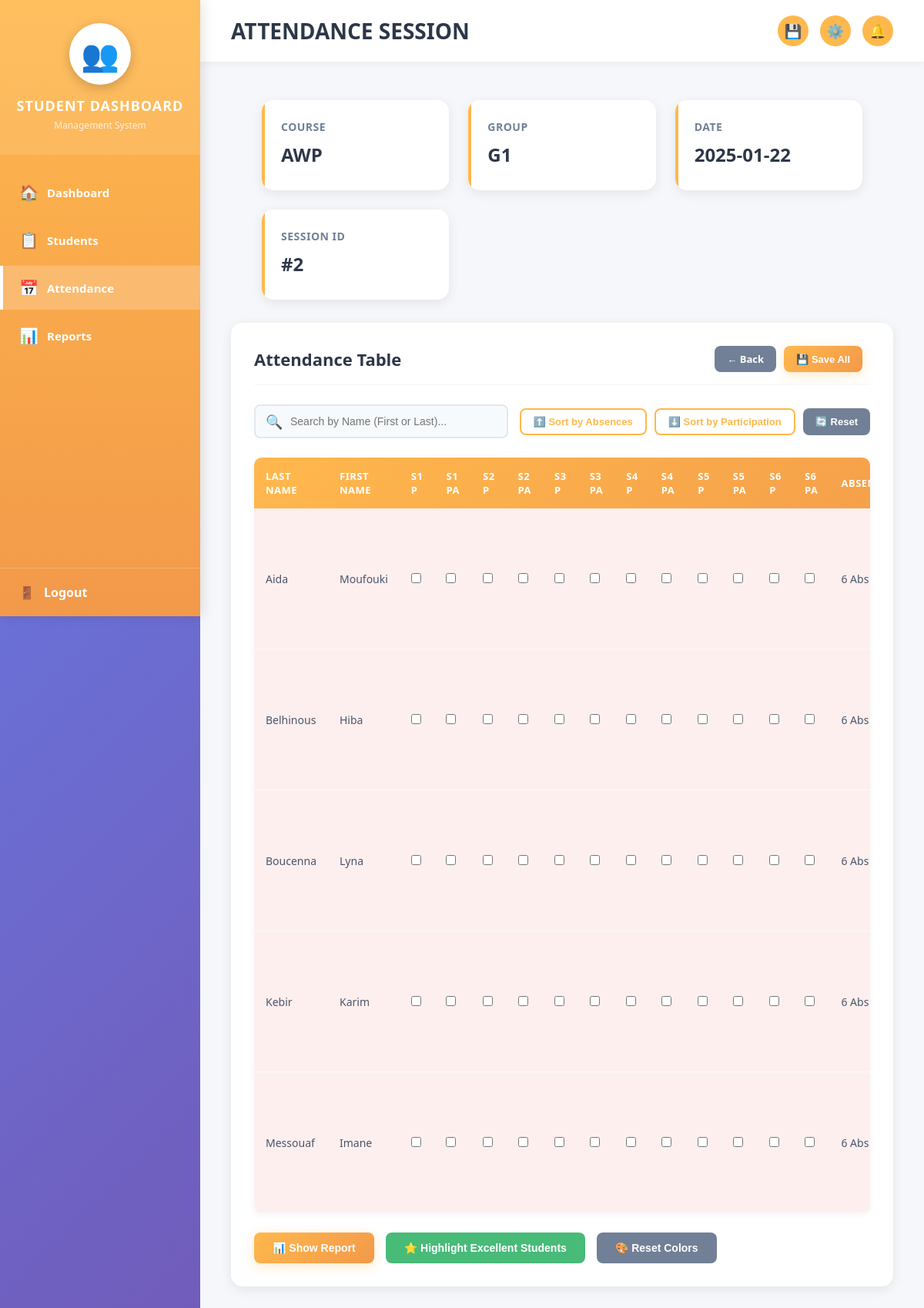
Page /attendance.php?session_id=2 on the committed database.
### tables this page shows
CREATE TABLE IF NOT EXISTS attendance_sessions (
    id INT AUTO_INCREMENT PRIMARY KEY,
    course_id VARCHAR(50) NOT NULL,
    group_id VARCHAR(50) NOT NULL,
    date DATE NOT NULL,
    opened_by VARCHAR(100) NOT NULL,
    status ENUM('open', 'closed') DEFAULT 'open',
    created_at TIMESTAMP DEFAULT CURRENT_TIMESTAMP,
    closed_at TIMESTAMP NULL,
    INDEX idx_course (course_id),
    INDEX idx_group (group_id),
    INDEX idx_date (date),
    INDEX idx_status (status)
);

CREATE TABLE IF NOT EXISTS students (
    id INT AUTO_INCREMENT PRIMARY KEY,
    fullname VARCHAR(255) NOT NULL,
    matricule VARCHAR(50) NOT NULL UNIQUE,
    email VARCHAR(255) NOT NULL,
    group_id VARCHAR(50) NOT NULL,
    created_at TIMESTAMP DEFAULT CURRENT_TIMESTAMP,
    updated_at TIMESTAMP DEFAULT CURRENT_TIMESTAMP ON UPDATE CURRENT_TIMESTAMP,
    INDEX idx_matricule (matricule),
    INDEX idx_group (group_id),
    INDEX idx_email (email)
);

### attendance.php (the view, shortened to what this page needs)
<?php
$conn = getConnection();
$sessionId = isset($_GET['session_id']) ? (int)$_GET['session_id'] : 0;
$students = [];
$attendanceMap = [];
$sessionRow = null;
$sessionError = '';
if (!$sessionId) {
    $sessionError = 'No session selected.';
} elseif ($conn) {
    try {
        $stmt = $conn->prepare("SELECT * FROM attendance_sessions WHERE id = ?");
        $stmt->execute([$sessionId]);
        $sessionRow = $stmt->fetch(PDO::FETCH_ASSOC);
    } catch (PDOException $e) {
        $sessionError = 'Error loading session: ' . $e->getMessage();
    }
}
if (!$sessionError && $conn) {
    try {
        $stmt = $conn->query("SELECT id, fullname, matricule, group_id FROM students ORDER BY fullname ASC");
        $students = $stmt->fetchAll(PDO::FETCH_ASSOC);
    } catch (PDOException $e) {
        $sessionError = 'Database error: ' . $e->getMessage();
    }
}
?>
<!DOCTYPE html>
<html lang="en">
<head>
    <link rel="stylesheet" href="style.css" />
</head>
<body>
<div class="sidebar">
    <div class="sidebar-header">
        <div class="sidebar-logo">👥</div>
        <div class="sidebar-title">Student Dashboard</div>
        <div class="sidebar-subtitle">Management System</div>
    </div>
    <nav class="sidebar-menu">
        <ul>
            <li><a href="index.php"><span class="icon">🏠</span> <span>Dashboard</span></a></li>
            <li><a href="students.php"><span class="icon">📋</span> <span>Students</span></a></li>
            <li><a href="sessions.php" class="active"><span class="icon">📅</span> <span>Attendance</span></a></li>
            <li><a href="reports.php"><span class="icon">📊</span> <span>Reports</span></a></li>
        </ul>
    </nav>
    <div class="sidebar-logout">
        <a href="logout.php"><span class="icon">🚪</span> <span>Logout</span></a>
    </div>
</div>
<div class="main-content">
    <div class="topbar">
        <h1>ATTENDANCE SESSION</h1>
        <div class="topbar-actions">
            <div class="topbar-icon">💾</div>
            <div class="topbar-icon">⚙️</div>
            <div class="topbar-icon">🔔</div>
        </div>
    </div>
    <div class="content-section">
        <?php if ($sessionError): ?>
            <div class="message error">
                ⚠️ <?= htmlspecialchars($sessionError) ?><br>
                <a href="sessions.php" style="color:#742A2A; text-decoration:underline;">Go back to Sessions</a>
            </div>
        <?php else: ?>
        <div class="stats-grid">
            <div class="stat-card">
                <div class="stat-label">Course</div>
                <div class="stat-value" style="font-size:24px;"><?= htmlspecialchars($sessionRow['course_id']) ?></div>
            </div>
            <div class="stat-card">
                <div class="stat-label">Group</div>
                <div class="stat-value" style="font-size:24px;"><?= htmlspecialchars($sessionRow['group_id']) ?></div>
            </div>
            <div class="stat-card">
                <div class="stat-label">Date</div>
                <div class="stat-value" style="font-size:24px;"><?= htmlspecialchars($sessionRow['date']) ?></div>
            </div>
            <div class="stat-card">
                <div class="stat-label">Session ID</div>
                <div class="stat-value" style="font-size:24px;">#<?= (int)$sessionRow['id'] ?></div>
            </div>
        </div>
        <div class="card">
            <div class="card-header">
                <h2 class="card-title">Attendance Table</h2>
                <div style="display:flex; gap:10px;">
                    <a href="sessions.php" class="btn btn-secondary btn-sm">← Back</a>
                    <button id="saveAll" class="btn btn-primary btn-sm">💾 Save All</button>
                </div>
            </div>
            <div class="search-filter-bar">
                <div class="search-box">
                    <input type="text" id="searchByName" placeholder="Search by Name (First or Last)...">
                </div>
                <div class="filter-buttons">
                    <button id="sortAscAbs" class="btn btn-outline btn-sm">⬆️ Sort by Absences</button>
                    <button id="sortDescPart" class="btn btn-outline btn-sm">⬇️ Sort by Participation</button>
                    <button id="resetSort" class="btn btn-secondary btn-sm">🔄 Reset</button>
                </div>
            </div>
            <div class="table-container">
                <table class="table" id="attendanceTable">
                    <thead>
                        <tr>
                            <th>Last Name</th>
                            <th>First Name</th>
                            <?php for ($i=1;$i<=6;$i++): ?>
                                <th>S<?= $i ?> P</th>
                                <th>S<?= $i ?> Pa</th>
                            <?php endfor; ?>
                            <th>Absences</th>
                        </tr>
                    </thead>
                    <tbody id="attendanceBody">
                        <?php if (empty($students)): ?>
                            <tr>
                                <td colspan="18" class="empty-state">
                                    <div class="empty-state-icon">📭</div>
                                    <p>No students in database. <a href="students.php">Add students first</a></p>
                                </td>
                            </tr>
                        <?php else: ?>
                            <?php foreach ($students as $student):
                                $nameParts = explode(' ', $student['fullname'], 2);
                                $last = $nameParts[0] ?? '';
                                $first = $nameParts[1] ?? '';
                                $rec = $attendanceMap[$student['id']] ?? null;
                                $presentFromDb = $rec && $rec['status'] === 'present';
                                $partFromDb = $rec && (int)$rec['participated'] === 1;
                            ?>
                            <tr data-student-id="<?= (int)$student['id'] ?>"
                                data-matricule="<?= htmlspecialchars($student['matricule']) ?>"
                                data-lastname="<?= htmlspecialchars(strtolower($last)) ?>"
                                data-firstname="<?= htmlspecialchars(strtolower($first)) ?>">
                                <td><?= htmlspecialchars($last) ?></td>
                                <td><?= htmlspecialchars($first) ?></td>
                                <?php for ($j=0;$j<6;$j++): ?>
                                    <td>
                                        <input type="checkbox" class="present-check" data-session="<?= $j ?>"
                                            <?= $presentFromDb ? 'checked' : '' ?>>
                                    </td>
                                    <td>
                                        <input type="checkbox" class="participated-check" data-session="<?= $j ?>"
                                            <?= $partFromDb ? 'checked' : '' ?>>
                                    </td>
                                <?php endfor; ?>
                                <td class="absences-count">0 Abs</td>
                            </tr>
                            <?php endforeach; ?>
                        <?php endif; ?>
                    </tbody>
                </table>
            </div>
            <div style="margin-top:25px; display:flex; gap:15px; flex-wrap:wrap;">
                <button id="showReport" class="btn btn-primary">📊 Show Report</button>
                <button id="highlightExcellent" class="btn btn-success">⭐ Highlight Excellent Students</button>
                <button id="resetColors" class="btn btn-secondary">🎨 Reset Colors</button>
            </div>
        </div>
        <?php endif; ?>
    </div>
</div>
</body>
</html>

### rows in the picture
attendance_sessions: course "AWP", group "G1", date "2025-01-22", id "2"
students: fullname "Aida", fullname "Moufouki"
students: fullname "Belhinous", fullname "Hiba"
students: fullname "Boucenna", fullname "Lyna"
students: fullname "Kebir", fullname "Karim"
students: fullname "Messouaf", fullname "Imane"
